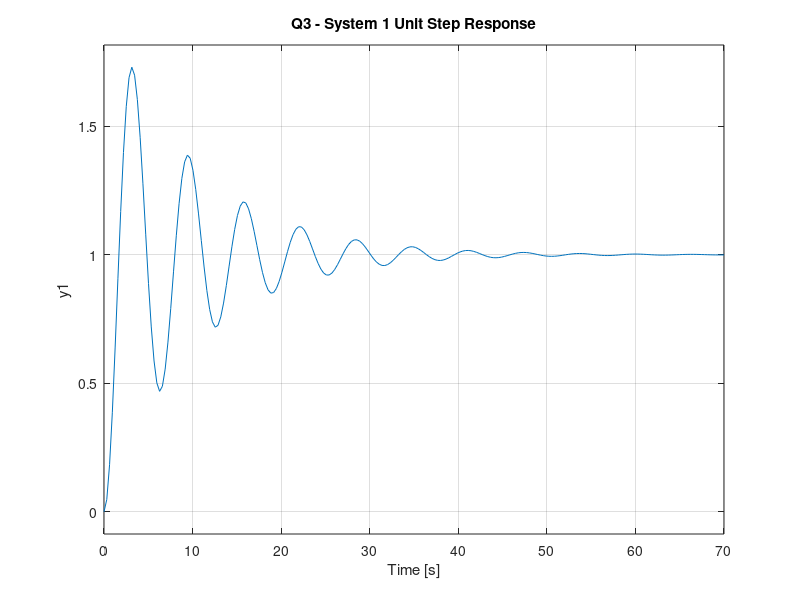
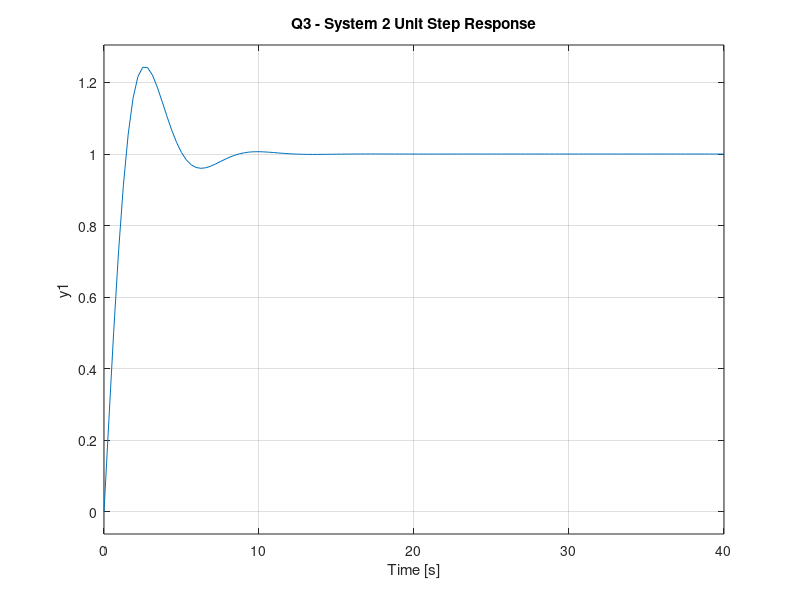
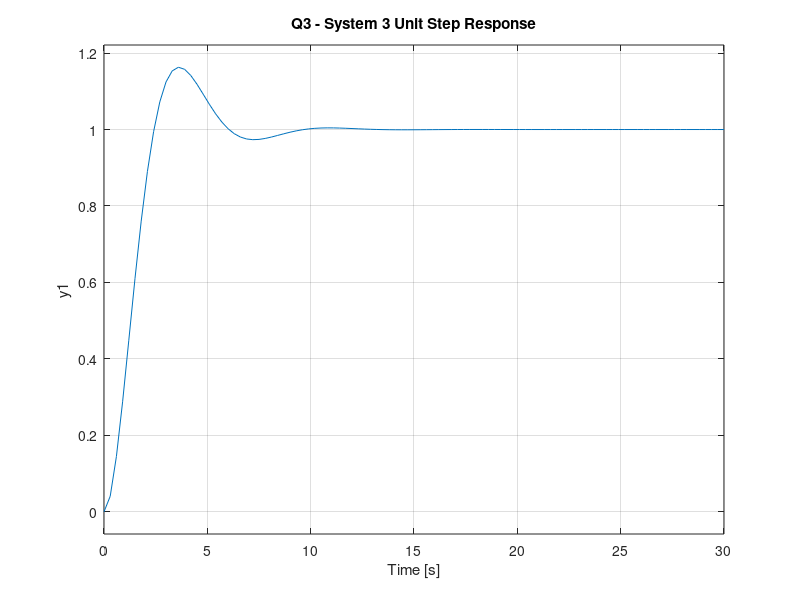

Source code (MATLAB) for these figures, in order:
% Define the transfer variable
s = tf('s');

% System 1
sys1_open_loop = 5/(s*(5*s+1));
sys1_closed_loop = sys1_open_loop/(1 + sys1_open_loop);

% System 2
sys2_open_loop = (5*(1+0.8*s))/(s*(5*s+1));
sys2_closed_loop = sys2_open_loop/(1 + sys2_open_loop);

% System 3
sys3_open_loop = 5/(5*s+1);
sys3_loop_1 = sys3_open_loop/(1 + 0.8*sys3_open_loop) * 1/s;
sys3_closed_loop = sys3_loop_1/(1 + sys3_loop_1);

% Plot the response
fig = figure;
step(sys1_closed_loop)
title("Q3 - System 1 Unit Step Response")
waitfor(fig)

% Plot the response
fig = figure;
step(sys2_closed_loop)
title("Q3 - System 2 Unit Step Response")
waitfor(fig)

% Plot the response
fig = figure;
step(sys3_closed_loop)
title("Q3 - System 3 Unit Step Response")
waitfor(fig)